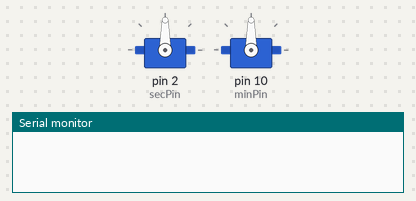
The sketch below on a simulated Arduino Uno, built with avr-gcc and run on an emulated ATmega328P. Shown: 2 × servo, the last lines printed to the serial monitor.

Above: at 0.1 s.
At 9.1 s:
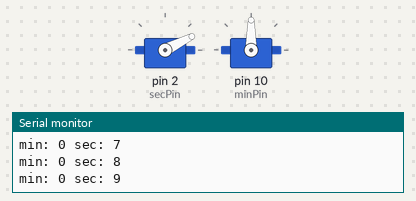
At 19.1 s:
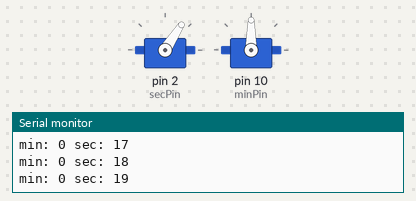
At 39.1 s:
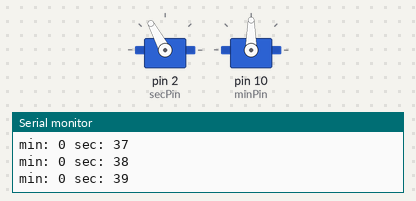
Timing chart, 0 to 40.0 s (numbered marks = the images above):
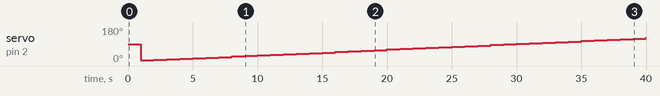

The sketch:

2-analog-timer.ino
```cpp
// (C) __Mariia Zabolotnia, Joel Celén, Ionel Pop, group: 8__ (2024)
// Work package 4
// Exercise 2
// Submission code: 022008 (provided by your TA-s)

// AVR Timer CTC Interrupts Calculator
// v. 8
// http://www.arduinoslovakia.eu/application/timer-calculator
// Microcontroller: ATmega328P
// Created: 2024-02-19T15:42:07.266Z

// include servo library
#include <Servo.h>

// declare variable to hold seconds
const int secPin = 2;  // Pin for the seconds servo
const int minPin = 10; // Pin for the optional minutes servo

Servo secondsServo; // Servo entity for seconds
Servo minutesServo; // Servo entity for minutes

volatile int seconds = 0; // initialize seconds counter
volatile int minutes = 0; // initialize minutes counter
volatile int tics = 0;    // initialize tics counter

// function to move seconds servo by the num in the counter
void moveServoSec(int num)
{
    // mapping function translates the range of seconds that can be 0-59
    // to the range of servi that is 0 to 180
    int mappedAngle = map(num, 0, 59, 0, 180);
    // rotate servo by the given value
    secondsServo.write(mappedAngle);
    // wait for 15ms
    delay(15);
}

// function to move minutes servo by the num in the counter
void moveServoMin(int num)
{
    // mapping function translates the range of seconds that can be 0-59
    // to the range of servi that is 0 to 180
    int mappedAngle = map(num, 0, 59, 0, 180);
    // rotate servo by the given value
    minutesServo.write(mappedAngle);
    // wait for 15ms
    delay(15);
}

// set up function is executed when starting the program
void setup()
{
    // initialize the serial monitor
    Serial.begin(9600);
    // function to set up the timer2.
    // we need to use timer 2 so that is doesn't intersect with servo tasks
    setupTimer2();
    // initialize seconds servo with the pin values
    secondsServo.attach(secPin);
    // initialize minutes servo with the pin values
    minutesServo.attach(minPin);
}

// empty loop body, since we execute everything in interrupts on timer function
void loop()
{
}

// setupTimer2 function, source code from:
// http://www.arduinoslovakia.eu/application/timer-calculator
// code defined in the function scope is our original work
ISR(TIMER2_COMPA_vect)
{
    // increment tics since the function is triggered every millisecond
    tics++;
    // if we reached 1 second counter
    if (tics == 1000)
    {
        // increment seconds
        seconds++;
        // set tics back to 0
        tics = 0;
        // move servo that is responsible for seconds timer by one second
        moveServoSec(seconds);
        // if seconds reached 1 min
        if (seconds == 60)
        {
            // set seconds back from start
            seconds = 0;
            // increment minutes counter
            minutes++;
            // if minutes reached 60
            if (minutes == 60)
            {
                // set minutes back to start
                minutes = 0;
            }
            // move servo responsible for minutes when the counter is incremented
            moveServoMin(minutes);
        }
        // print the values of min and sec to the serial monitor
        Serial.print("min: ");   // print user message
        Serial.print(minutes);   // print minutes value
        Serial.print(" sec: ");  // print user message
        Serial.println(seconds); // print seconds value
    }
}

// setupTimer2 function, source code from:
// http://www.arduinoslovakia.eu/application/timer-calculator
void setupTimer2()
{
    // start the function body
    noInterrupts();
    // Clear registers
    TCCR2A = 0; // Clear register
    TCCR2B = 0; // Clear register
    TCNT2 = 0;  // Clear register

    // 1000 Hz (16000000/((124+1)*128))
    OCR2A = 124;
    // CTC
    TCCR2A |= (1 << WGM21);
    // Prescaler 128
    TCCR2B |= (1 << CS22) | (1 << CS20);
    // Output Compare Match A Interrupt Enable
    TIMSK2 |= (1 << OCIE2A);
    // call the main function interrupts
    interrupts();
}
```

Measured:
- by itself, servo on pin 2 (secPin): 90° → 3° at 1.0 s, → 6° 1.0 s later, → 9° 1.0 s later, → 12° 1.0 s later, … (40 changes in this stretch)
